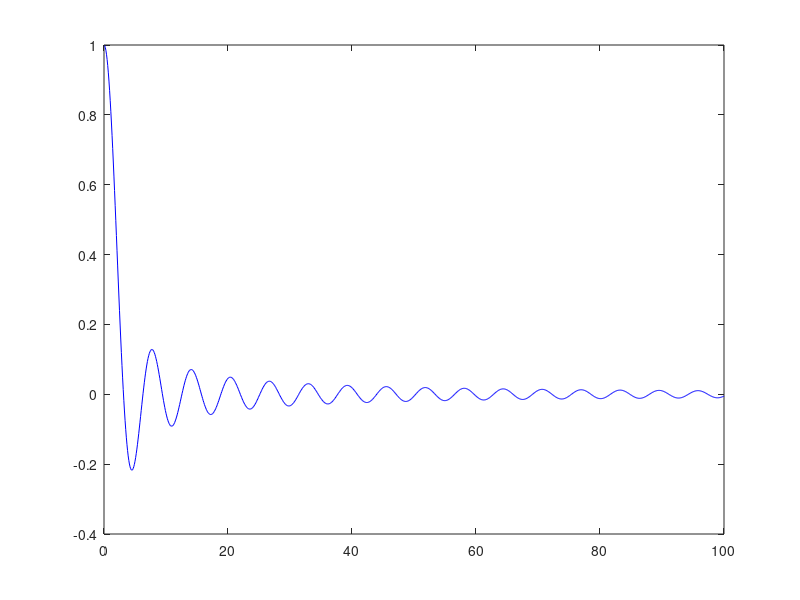

Reproduce this figure in MATLAB.
round(2.3) % 반올림.
fix(3.7) % 0에 가까운 정수로 어림
ceil(2.1) % 올림.
floor(-3.23) % 음의 무한대에 더 가까운 정수로 어림함. 

zeros(3,4) % 3by4인 영행렬을 생성. 
ones(4,3) % 4 by 3 인 영행렬을 생성
eye(5) %5by5인 단위행렬을 생성

a = [1 2 3; 
    4 5 6;
    7 8 9;
    10 11 12]
transpose(a)
a'
% 위의 식들은 전치행렬을 나타냄.

a * 4 % --> 수학적으로는 오류이지만 매틀랩에서는 가능. 각 요소에 스칼라 4를 곱해줌. 

b = a(:, 2:3)
% length(a)
size(a)
reshape(a, 3, 4) % 3행(세로 길이) by 4열(가로 길이)

v = [1 2 3]
diag(v)

A(1:2, :) = zeros(2, 5)

A = [zeros(2,5); ones(2, 5)]

sqrt(a) % -> 행렬에서도 사용가능
% inv(a)
% inv(A)

x = [0 : 0.1 : 100]
y = sin(x).*1./x

plot(x,y,'-b')
